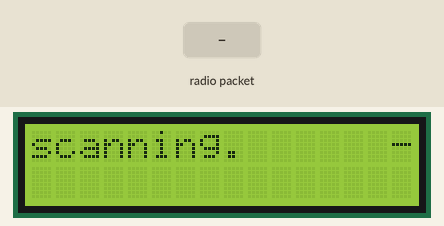
The sketch below on a simulated Arduino Uno, built with avr-gcc and run on an emulated ATmega328P. Parts: 16×2 character LCD. The test bench sets the inputs (shaded band). No radio packets arrive unless stated.

Above: at 1.2 s.
1.3 s: radio packet "c" arrives
At 2.1 s:
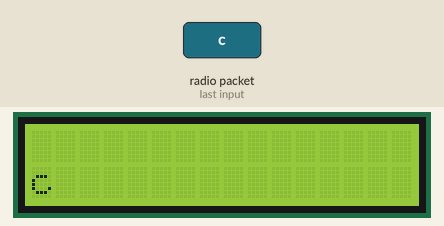
2.8 s: radio packet "c" arrives
At 3.8 s:
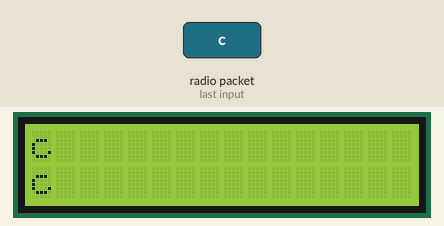
Timing chart, 0 to 5.8 s (numbered marks = the images above; inputs shaded):
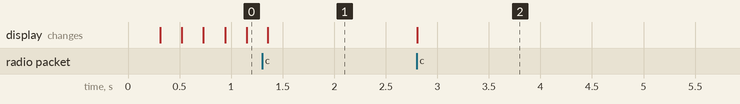

The sketch:

receiver_1.1.ino
```cpp
const int max_length = 16;
#include <SPI.h>
#include <RF24.h>
#include <Wire.h>
#include <LiquidCrystal_I2C.h>
#include <LCD.h>

LiquidCrystal_I2C lcd(0x27, 2, 1, 0, 4, 5, 6, 7, 3, POSITIVE);


RF24 radio(6, 7); // Hardware Konfiguration: RF24L01 Modul SPI mit Pins 6 und 7 verwenden.
byte addresses[][5] = {"ADDR1", "ADDR2"};
char new_Payload[34];
char old_Payload[34];
const int load_len = 4;

byte customBackslash[8] = {
  0b00000,
  0b10000,
  0b01000,
  0b00100,
  0b00010,
  0b00001,
  0b00000,
  0b00000
};

const char loading[load_len] = {'/', '-', 'c', '|'};
int load_pos = 0;
bool received = false;
char point_char = '.';

void setup() {
  //lcd setup
  lcd.begin(16, 2);
  lcd.backlight();
  lcd.clear();
  lcd.createChar(0, customBackslash);
  lcd.setCursor(0, 0);
  lcd.print("scanning...");

  //nRF24L01+ Modul setup
  radio.begin();
  radio.setAutoAck(true);
  radio.setPALevel(RF24_PA_MAX);
  // open a reading and writing pipe on different adresses
  radio.openWritingPipe(addresses[1]);
  radio.openReadingPipe(1, addresses[0]);

  // start listening
  radio.startListening();
}

void loop() {
  if (radio.available()) {
    received = true;

    while (radio.available())
      // repeat loop while receiving data
      radio.read(&new_Payload, sizeof(new_Payload));

    //lcd update
    lcd.clear();
    lcd.setCursor(0, 0);
    lcd.print(old_Payload);
    lcd.setCursor(0, 1);
    lcd.print(new_Payload);

    for (int i = 0; i < max_length; i++) {
      if (old_Payload[i] != new_Payload[i])
        old_Payload[i] = new_Payload[i];
    }

  } else if (!received) {
    lcd.setCursor(8, 0);
    int pos = 8;

    for (int i = 0; i < load_len; i++) {
      if (i < load_pos % load_len) {
        lcd.print(point_char);
      } else {
        lcd.print(" ");
      }
      pos++;
      lcd.setCursor(pos, 0);
    }

    lcd.setCursor(15, 0);
    char temp = loading[load_pos % load_len];
    if (temp == 'c')
      lcd.write(byte(0));
    else
      lcd.print(temp);
    load_pos++;
    delay(200);
  }
}
```

Measured:
- after the input at 1.3 s, the display: changes after 0.06 s (image 1)
- after the input at 2.8 s, the display: changes at once (image 2)
